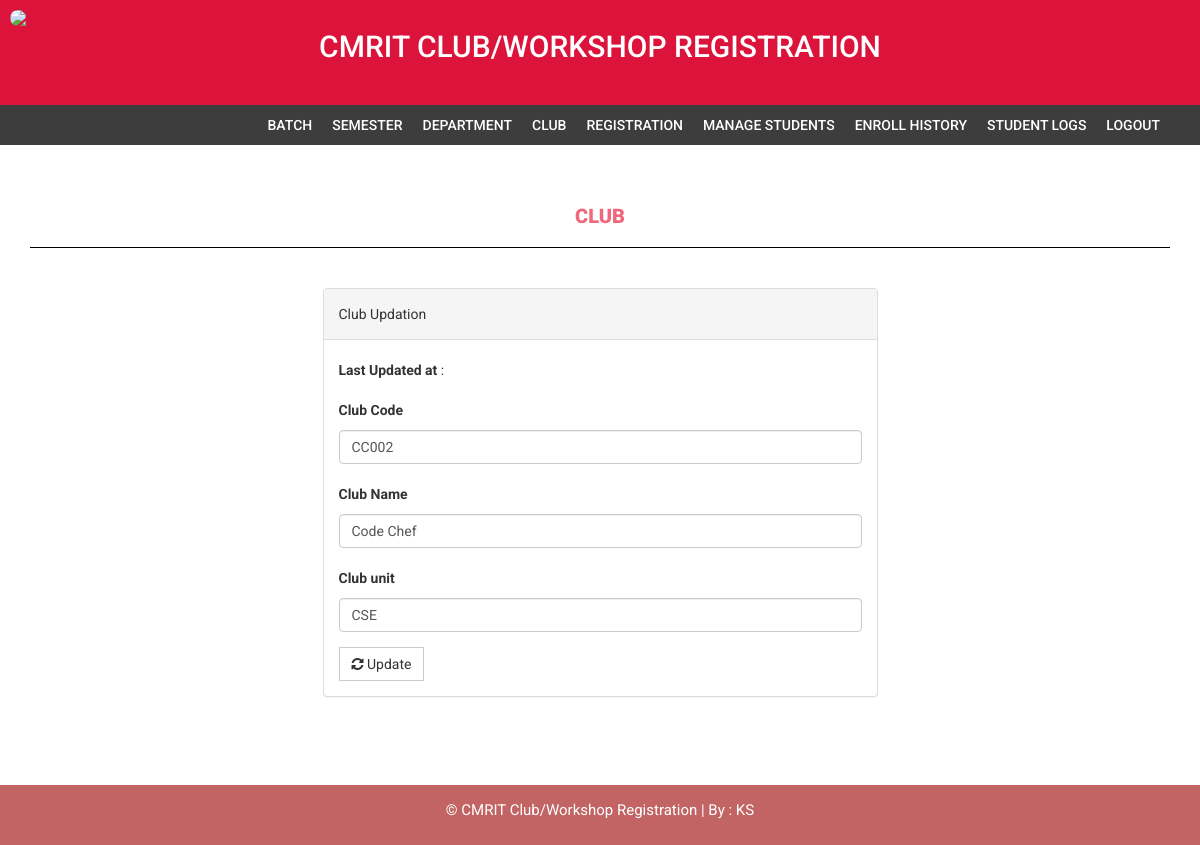
/admin/edit-course.php?id=7 (signed in), run on the app's committed database.
### tables this page shows
CREATE TABLE `course` (
  `id` int(11) NOT NULL,
  `courseCode` varchar(255) DEFAULT NULL,
  `courseName` varchar(255) DEFAULT NULL,
  `courseUnit` varchar(255) DEFAULT NULL,
  `noofSeats` int(11) DEFAULT NULL,
  `creationDate` timestamp NULL DEFAULT current_timestamp(),
  `updationDate` varchar(255) DEFAULT NULL
);

### admin/edit-course.php (the view, shortened to what this page needs)
<?php
if(strlen($_SESSION['alogin'])==0)
    {
header('location:index.php');
}
else{
$id=intval($_GET['id']);
?>
<!DOCTYPE html>
<html xmlns="http://www.w3.org/1999/xhtml">
<head>
    <link href="assets/css/bootstrap.css" rel="stylesheet" />
    <link href="assets/css/font-awesome.css" rel="stylesheet" />
    <link href="assets/css/style.css" rel="stylesheet" />
</head>
<body>
<?php include('includes/header.php');?>
<?php if($_SESSION['alogin']!="")
{
 include('includes/menubar.php');
}
 ?>
    <div class="content-wrapper">
        <div class="container">
              <div class="row">
                    <div class="col-md-12">
                        <h1 class="page-head-line" style="text-align:center;">Club  </h1>
                    </div>
                </div>
                <div class="row" >
                  <div class="col-md-3"></div>
                    <div class="col-md-6">
                        <div class="panel panel-default">
                        <div class="panel-heading">
                           Club Updation
                        </div>
                        <div class="panel-body">
                       <form name="dept" method="post">
<?php
$sql=mysqli_query($con,"select * from course where id='$id'");
while($row=mysqli_fetch_array($sql))
{
?>
<p><b>Last Updated at</b> :<?php echo htmlentities($row['updationDate']);?></p>
   <div class="form-group">
    <label for="coursecode">Club Code  </label>
    <input type="text" class="form-control" id="coursecode" name="coursecode"  value="<?php echo htmlentities($row['courseCode']);?>" required />
  </div>
 <div class="form-group">
    <label for="coursename">Club Name  </label>
    <input type="text" class="form-control" id="coursename" name="coursename"  value="<?php echo htmlentities($row['courseName']);?>" required />
  </div>
<div class="form-group">
    <label for="courseunit">Club unit  </label>
    <input type="text" class="form-control" id="courseunit" name="courseunit"  value="<?php echo htmlentities($row['courseUnit']);?>" required />
  </div>
<?php } ?>
 <button type="submit" name="submit" class="btn btn-default"><i class=" fa fa-refresh "></i> Update</button>
</form>
                            </div>
                            </div>
                    </div>
                </div>
            </div>
        </div>
  <?php include('includes/footer.php');?>
</body>
</html>
<?php } ?>

### admin/assets/css/style.css (style rules this page uses)
body { font-family: 'Roboto', sans-serif; line-height: 30px; }
.content-wrapper { margin-top: 40px; min-height: 600px; padding-bottom: 60px; }
.page-head-line { font-weight: 900; padding-bottom: 20px; border-bottom: 0.5px solid black; text-transform: uppercase; color: #F0677C; font-size: 20px; margin-bottom: 40px; position:relative; }
.btn { border-radius: 0px; -webkit-border-radius: 0px; -moz-border-radius: 0px; }

### data on the page
course: coursecode "CC002", coursename "Code Chef", courseunit "CSE"
